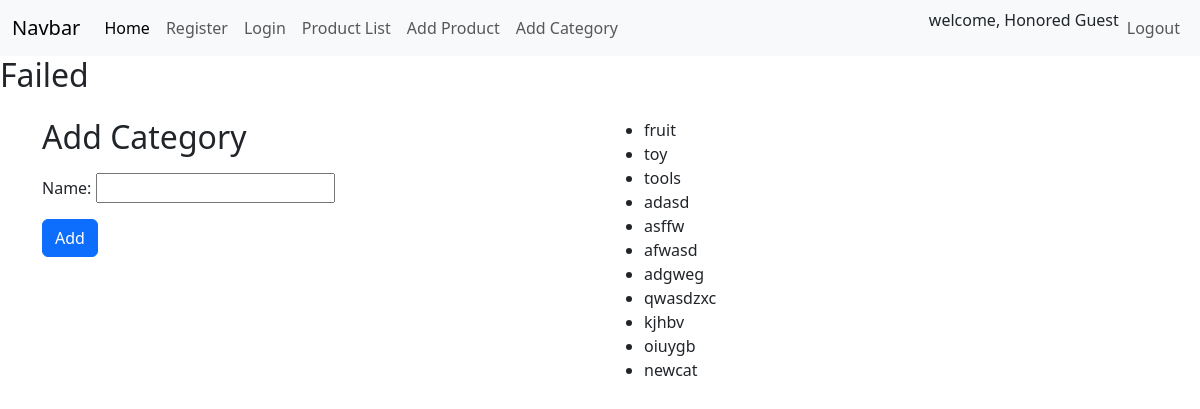
The page /addcat on the database as committed earlier.
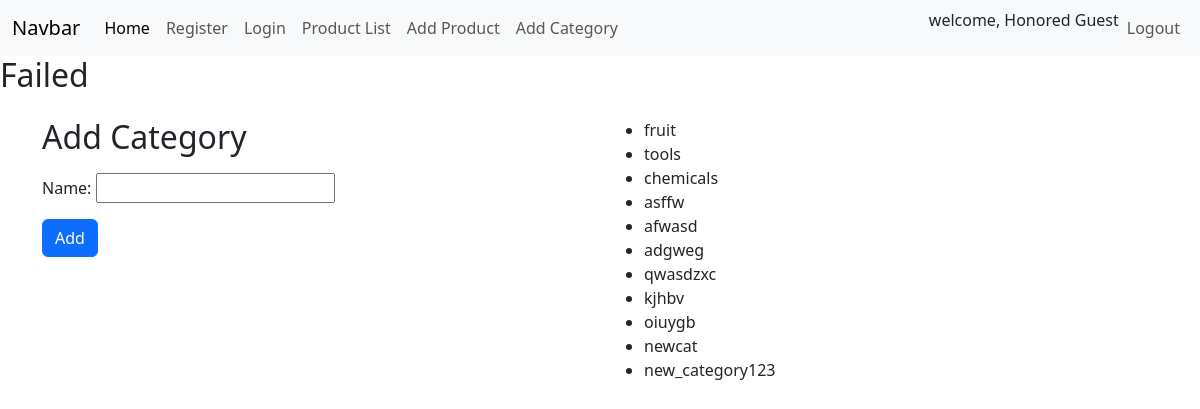
The same page on the database as committed later.
### products/models.py (models this page shows, shortened)
class category(models.Model):
    name=models.CharField(max_length=50)

### products/views.py (the view, shortened to what this page needs)
# urls.py: path('addcat',AddCategory.as_view(),name='addcat'),
class AddCategory(View):
    def get(self,request):
        form=forms.AddCat()
        return render(request,'addcat.html',context={'category': category.objects.all(),'form': form})

### products/forms.py
class AddCat(forms.Form):
    name=forms.CharField(max_length=50)

### products/templates/addcat.html
{% extends 'base.html' %} {% load static %} {% block content %}
{% if success %}
<h2>Added successfully</h2>
{%else%}
<h2>Failed</h2>
{% endif %}
<div class="container mt-4">
  <div class="row">
    <div class="col-6">
      <h2>Add Category</h2>
      <form method="post" enctype="multipart/form-data" class="mt-3">
        {% csrf_token %} {{ form.as_p }}
        <button type="submit" class="btn btn-primary">Add</button>
      </form>
    </div>
    <div class="col-6">
      <ul>
        {%for cat in category%}
        <li>{{cat.name}}</li>
        {%endfor%}
      </ul>
    </div>
  </div>
</div>
{% endblock %}

Rows that differ between the two databases and show on the page:
removed category: name "toy"
changed category: name "adasd" → "chemicals"
added category: name "new_category123"
